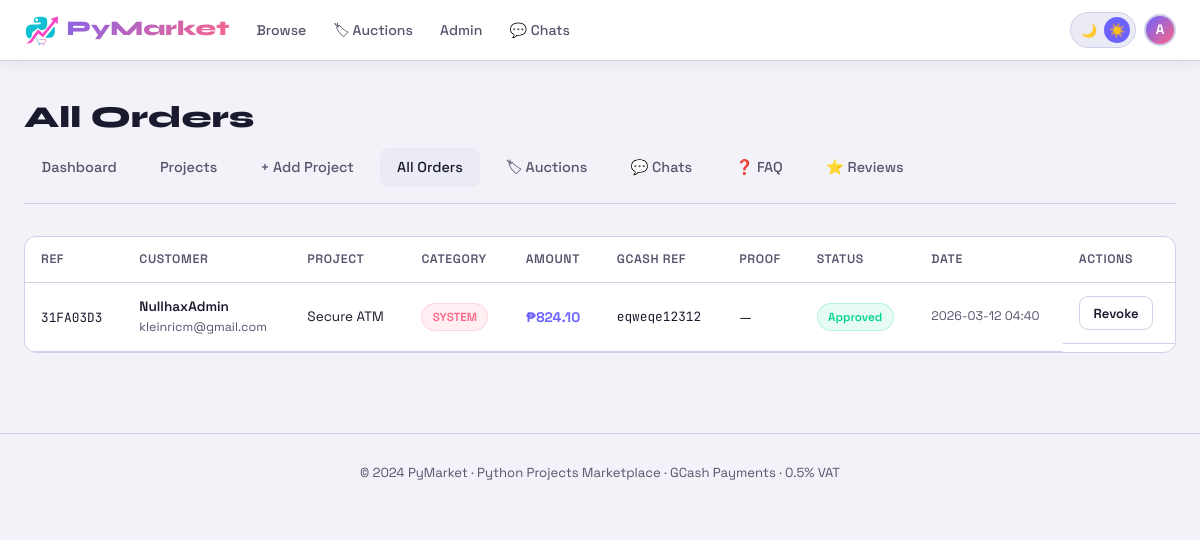
Page /admin/orders (signed in) on the earlier database version.
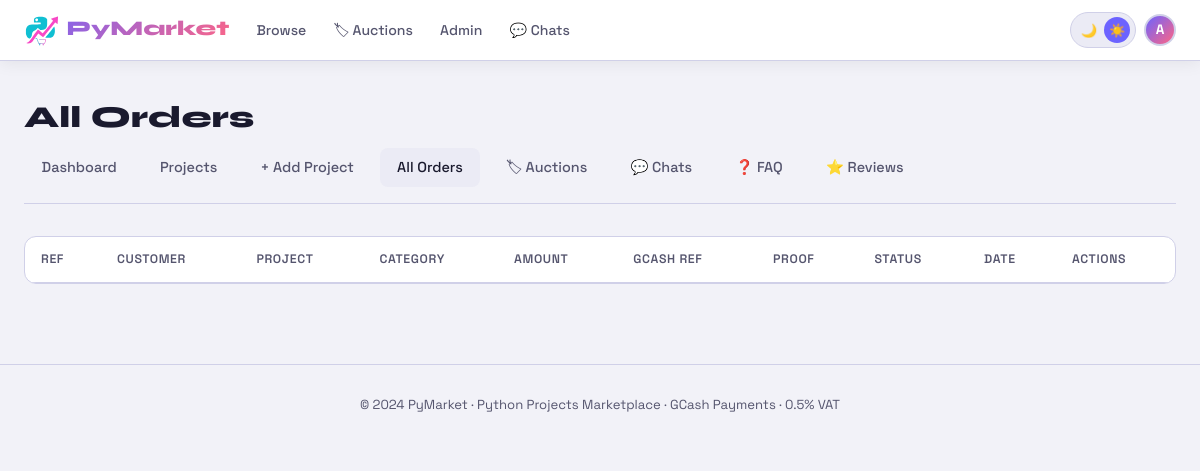
Same page on the later database version.
### tables this page shows
CREATE TABLE orders (
                id INTEGER PRIMARY KEY AUTOINCREMENT,
                order_ref TEXT UNIQUE NOT NULL,
                user_id INTEGER NOT NULL,
                project_id INTEGER NOT NULL,
                amount REAL NOT NULL,
                status TEXT DEFAULT "pending",
                gcash_ref TEXT,
                payment_screenshot TEXT,
                created_at TEXT DEFAULT CURRENT_TIMESTAMP,
                approved_at TEXT,
                FOREIGN KEY(user_id) REFERENCES users(id),
                FOREIGN KEY(project_id) REFERENCES projects(id)
            );

CREATE TABLE users (
                id INTEGER PRIMARY KEY AUTOINCREMENT,
                username TEXT UNIQUE NOT NULL,
                email TEXT UNIQUE NOT NULL,
                password TEXT NOT NULL,
                bio TEXT DEFAULT '',
                avatar TEXT DEFAULT '',
                is_admin INTEGER DEFAULT 0,
                created_at TEXT DEFAULT CURRENT_TIMESTAMP
            );

CREATE TABLE projects (
                id INTEGER PRIMARY KEY AUTOINCREMENT,
                title TEXT NOT NULL,
                description TEXT NOT NULL,
                price REAL NOT NULL,
                tech_stack TEXT,
                category TEXT,
                file_path TEXT,
                is_active INTEGER DEFAULT 1,
                created_at TEXT DEFAULT CURRENT_TIMESTAMP
            );

### app.py (the view)
@app.route('/admin/orders')
@login_required
@admin_required
def admin_orders():
    db=get_db()
    orders=db.execute('''
        SELECT o.*, u.username, u.email, p.title, p.category FROM orders o
        JOIN users u ON o.user_id=u.id JOIN projects p ON o.project_id=p.id
        ORDER BY o.created_at DESC
    ''').fetchall()
    return render_template('admin/orders.html', orders=orders)

### app.py (called while the page is built)
def get_db():
    conn = sqlite3.connect(DB_PATH)
    conn.row_factory = sqlite3.Row
    return conn

def login_required(f):
    @wraps(f)
    def decorated(*args, **kwargs):
        if 'user_id' not in session:
            flash('login_required')
            return redirect(url_for('login', next=request.url))
        return f(*args, **kwargs)
    return decorated

def admin_required(f):
    @wraps(f)
    def decorated(*args, **kwargs):
        if not session.get('is_admin'):
            return redirect(url_for('index'))
        return f(*args, **kwargs)
    return decorated

### templates/admin/orders.html (shortened to what this page needs)
{% extends 'base.html' %}
{% block content %}
<div class="container">
  <h1 class="page-title">All Orders</h1>
  <div class="admin-nav">
    <a href="{{ url_for('admin_dashboard') }}">Dashboard</a>
    <a href="{{ url_for('admin_projects') }}">Projects</a>
    <a href="{{ url_for('admin_add_project') }}">+ Add Project</a>
    <a href="{{ url_for('admin_orders') }}" class="active">All Orders</a>
    <a href="{{ url_for('admin_auctions')}}" >🏷 Auctions</a>
    <a href="{{ url_for('admin_chats') }}">💬 Chats</a>
    <a href="{{ url_for('admin_faq') }}">❓ FAQ</a>
    <a href="{{ url_for('admin_reviews') }}">⭐ Reviews</a>
  </div>
  <div class="table-wrap" style="background:var(--surface);border:1px solid var(--border);border-radius:12px;overflow:hidden">
    <table>
      <thead><tr><th>Ref</th><th>Customer</th><th>Project</th><th>Category</th><th>Amount</th><th>GCash Ref</th><th>Proof</th><th>Status</th><th>Date</th><th>Actions</th></tr></thead>
      <tbody>
        {% for o in orders %}
        <tr>
          <td><span style="font-family:var(--mono);font-size:.8rem">{{ o['order_ref'] }}</span></td>
          <td><div style="font-weight:600;font-size:.85rem">{{ o['username'] }}</div><div style="color:var(--muted);font-size:.78rem">{{ o['email'] }}</div></td>
          <td style="font-size:.85rem;max-width:160px">{{ o['title'] }}</td>
          <td>{% if o['category'] %}<span class="badge badge-cat">{{ o['category'] }}</span>{% else %}—{% endif %}</td>
          <td style="font-weight:700;color:var(--accent)">₱{{ "%.2f"|format(o['amount']) }}</td>
          <td style="font-family:var(--mono);font-size:.8rem">{{ o['gcash_ref'] or '—' }}</td>
          <td>{% if o['payment_screenshot'] %}<a href="{{ url_for('view_payment_proof', filename=o['payment_screenshot']) }}" target="_blank" class="btn btn-outline btn-sm">View</a>{% else %}—{% endif %}</td>
          <td>
            {% if o['status'] == 'approved' %}<span class="badge badge-green">Approved</span>
            {% elif o['status'] == 'pending' %}<span class="badge badge-yellow">Pending</span>
            {% else %}<span class="badge badge-red">Rejected</span>{% endif %}
          </td>
          <td style="color:var(--muted);font-size:.78rem">{{ o['created_at'][:16] }}</td>
          <td style="display:flex;gap:.4rem;flex-wrap:wrap">
            {% if o['status'] == 'pending' %}
              <a href="{{ url_for('approve_order', oid=o['id']) }}" class="btn btn-success btn-sm">✅</a>
              <a href="{{ url_for('reject_order', oid=o['id']) }}" class="btn btn-danger btn-sm">❌</a>
            {% elif o['status'] == 'approved' %}
              <a href="{{ url_for('reject_order', oid=o['id']) }}" class="btn btn-outline btn-sm">Revoke</a>
            {% else %}
              <a href="{{ url_for('approve_order', oid=o['id']) }}" class="btn btn-outline btn-sm">Re-approve</a>
            {% endif %}
          </td>
        </tr>
        {% endfor %}
      </tbody>
    </table>
  </div>
</div>
{% endblock %}

Differences in the rows shown:
removed orders: order_ref "31FA03D3", username "NullhaxAdmin", email "kleinricm@gmail.com", title "Secure ATM", category "SYSTEM", amount "824.10", gcash_ref "eqweqe12312", status "Approved", created_at "2026-03-12 04:40"
